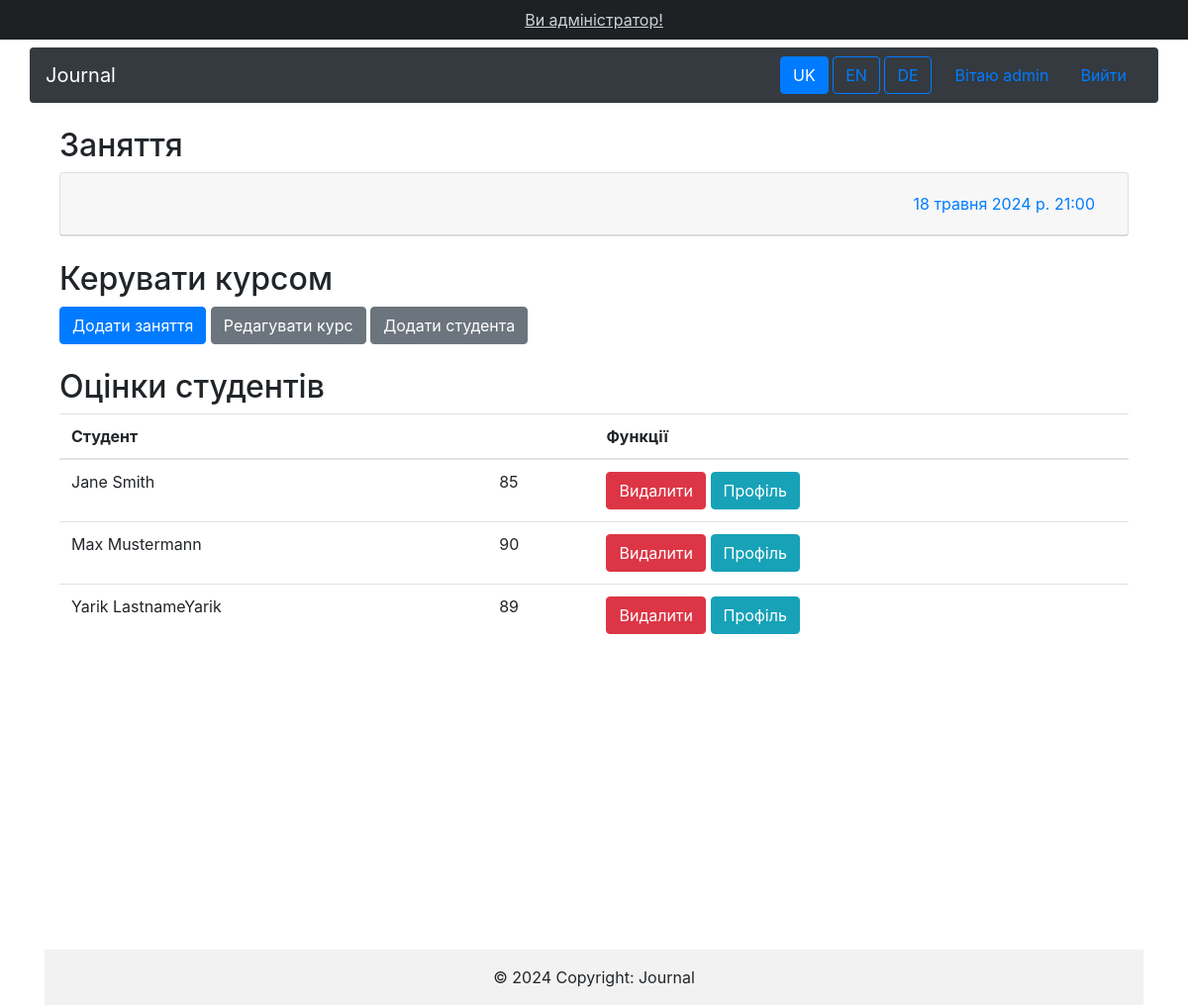
/uk/course/1/ (signed in), run on an earlier commit of the app's database.
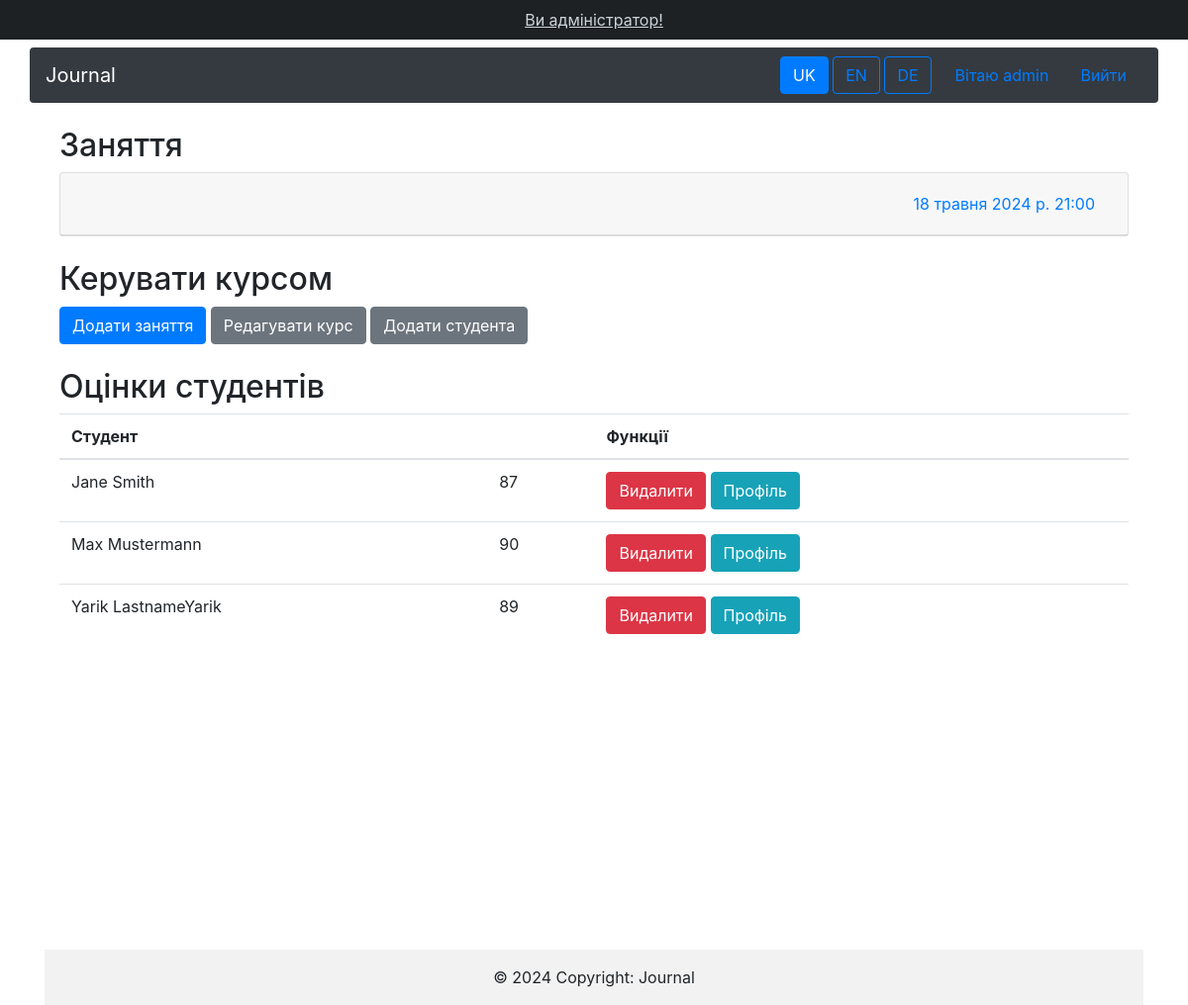
And on a later commit of the database.
### journal/models.py (models this page shows, shortened)
class Lesson(TranslatableModel):
    translations = TranslatedFields(
        title=models.CharField(_('Lesson title'), max_length=100),  # Назва заняття
        description=models.TextField(_('Lesson description'), blank=True, null=True)  # Опис заняття
    )
    course = models.ForeignKey(Course, verbose_name=_('Course'), on_delete=models.CASCADE)  # Курс
    schedule = models.DateTimeField(_('Scheduled time'))  # Час проведення
    class Meta:
        verbose_name = _('Lesson')
        verbose_name_plural = _('Lessons')

class Enrollment(models.Model):
    course = models.ForeignKey(Course, verbose_name=_('Course'), on_delete=models.CASCADE)
    student = models.ForeignKey('Profile', verbose_name=_('Student'), on_delete=models.CASCADE, limit_choices_to={'role': 'student'})
    class Meta:
        verbose_name = _('Enrollment')
        verbose_name_plural = _('Enrollments')
        unique_together = [['course', 'student']]  # Заборонити дублювання комбінацій курсу і студента

class Profile(models.Model):
    ROLE_CHOICES = (
        ('student', _('Student')),
        ('teacher', _('Teacher')),
    )
    user = models.OneToOneField(User, on_delete=models.CASCADE, related_name='profile')
    role = models.CharField(_('User role'), max_length=10, choices=ROLE_CHOICES, blank=True, null=True)
    class Meta:
        verbose_name = _('Profile')
        verbose_name_plural = _('Profiles')

class Grade(models.Model):
    lesson = models.ForeignKey(Lesson, verbose_name=_('Lesson'), on_delete=models.CASCADE)  # Заняття
    student = models.ForeignKey('Profile', verbose_name=_('Student'), on_delete=models.CASCADE, limit_choices_to={'role': 'student'})  # Студент
    grade = models.PositiveSmallIntegerField(
        _('Grade'), default=0, validators=[MinValueValidator(0), MaxValueValidator(100)]
    )  # Оцінка
    class Meta:
        verbose_name = _('Grade')
        verbose_name_plural = _('Grades')

### journal/views.py (the view, shortened to what this page needs)
# urls.py: path('course/<int:course_id>/', views.course_detail, name='course_detail'),
@login_required
def course_detail(request, course_id):
    course = get_object_or_404(Course, id=course_id)
    lessons = Lesson.objects.filter(course=course).order_by('schedule')
    is_teacher = request.user.profile.role == 'teacher'
    if is_teacher:
        if course.teacher != request.user.profile:
            return HttpResponseForbidden(_("You are not the teacher of this course."))
        enrollments = Enrollment.objects.filter(course=course)
        grades = {
            enrollment.student.id: {
                lesson.id: Grade.objects.filter(lesson=lesson, student=enrollment.student).first()
                for lesson in lessons
            }
            for enrollment in enrollments
        }
        context = {
            'course': course,
            'lessons': lessons,
            'is_teacher': True,
            'enrollments': enrollments,
            'grades': grades,
        }
    return render(request, 'course_detail.html', context)

### journal/templatetags/custom_filters.py (called while the page is built)
@register.filter
def get_item(dictionary, key):
    return dictionary.get(key)

### journal/templates/course_detail.html (shortened to what this page needs)
{% extends "layout.html" %}
{% load static %}
{% load i18n %}
{% load custom_filters %}
{% block content %}
<div class="container">
    <h2>{% trans "Заняття" %}</h2>
    <div id="accordion">
        {% for lesson in lessons %}
        <div class="card">
            <div class="card-header" id="heading{{ lesson.id }}">
                <h5 class="mb-0">
                    <button class="btn btn-link d-flex justify-content-between w-100" data-toggle="collapse" data-target="#collapse{{ lesson.id }}" aria-expanded="true" aria-controls="collapse{{ lesson.id }}">
                        <div>{{ lesson.title }}</div><div>{{ lesson.schedule }}</div>
                    </button>
                </h5>
            </div>
        </div>
        {% endfor %}
    </div>
    {% if is_teacher %}
        <h2 class="mt-4">{% trans "Керувати курсом" %}</h2>
        <a href="{% url 'add_lesson' course.id %}" class="btn btn-primary">{% trans "Додати заняття" %}</a>
        <a href="{% url 'edit_course' course.id %}" class="btn btn-secondary">{% trans "Редагувати курс" %}</a>
        <a href="{% url 'add_student' course.id %}" class="btn btn-secondary">{% trans "Додати студента" %}</a>
    {% endif %}
    {% if is_teacher %}
    <h2 class="mt-4">{% trans "Оцінки студентів" %}</h2>
    <div class="table-responsive">
        <table class="table">
            <thead>
                <tr>
                    <th>{% trans "Студент" %}</th>
                    {% for lesson in lessons %}
                    <th>{{ lesson.title }}</th>
                    {% endfor %}
                    <th>{% trans "Функції" %}</th>
                </tr>
            </thead>
            <tbody>
                {% for enrollment in enrollments %}
                <tr>
                    <td>{{ enrollment.student.user.first_name }} {{ enrollment.student.user.last_name }}</td>
                    {% for lesson in lessons %}
                    <td>
                        {% with grade=grades|get_item:enrollment.student.id|get_item:lesson.id %}
                        {% if grade %}
                            {{ grade.grade }}
                        {% else %}
                            -
                        {% endif %}
                        {% endwith %}
                    </td>
                    {% endfor %}
                    <td>
                        <a href="{% url 'remove_student' course_id=course.id enrollment_id=enrollment.id %}" class="btn btn-danger">{% trans "Видалити" %}</a>
                        <a href="{% url 'view_profile' user_id=enrollment.student.user.id %}" class="btn btn-info">{% trans "Профіль" %}</a>
                    </td>
                </tr>
                {% endfor %}
            </tbody>
        </table>
    </div>
    {% endif %}
</div>
{% endblock %}

### journal/templates/layout.html (shortened to what this page needs)
{% load static %}
{% load i18n %}
{% get_current_language as CURRENT_LANGUAGE %}
{% get_available_languages as AVAILABLE_LANGUAGES %}
{% get_language_info_list for AVAILABLE_LANGUAGES as languages %}
<html>
    <head>
        <link rel="stylesheet" href="https://cdn.jsdelivr.net/npm/bootstrap@4.4.1/dist/css/bootstrap.min.css">
    </head>
    <body class="d-flex flex-column min-vh-100">
        {% if user.is_authenticated and user.is_staff %}
            <a href="/{{ CURRENT_LANGUAGE }}/admin" class="p-2 text-center bg-dark text-light">{% trans 'Ви адміністратор!'%}</a>
        {% endif %}
        <nav class="navbar container navbar-expand-lg navbar-dark bg-dark my-2 rounded">
            <a class="navbar-brand" href="{% url 'home' %}">Journal</a>
            <div class="collapse navbar-collapse" id="navbarsExample09" bis_skin_checked="1">
                <div class="languages text-uppercase mr-2">
                    {% for language in languages %}
                        <a href="/{{ language.code }}{{ request.get_full_path|slice:'3:' }}" {% if language.code == CURRENT_LANGUAGE %}class="btn btn-outline-primary active" {% else %} class="btn btn-outline-primary" {% endif %}>
                            {{ language.code }}
                        </a>
                    {% endfor %}
                </div>
                {% if user.is_authenticated %}
                    <a class="nav-link" href="{% url 'view_profile' user.id %}">{% trans "Вітаю" %} {{user.username }}</a>
                    <a href="{% url 'logout' %}" class="nav-link">{% trans "Вийти" %}</a>
                {% endif %}
            </div>
        </nav>
        <div class="container min-vh-100">
            {% block content %}
            {% endblock %}
        </div>
        <footer class="bg-body-tertiary text-center mt-auto container" >
            <div class="container p-4"></div>
            <div class="text-center p-3" style="background-color: rgba(0, 0, 0, 0.05);">
                © 2024 Copyright:
                <a class="text-body" href="https://mdbootstrap.com/">Journal</a>
            </div>
        </footer>
    </body>
</html>

What changed in the data, as far as the page shows it:
changed Grade (number 1 of 3 on the later page): grade "85" → "87"
